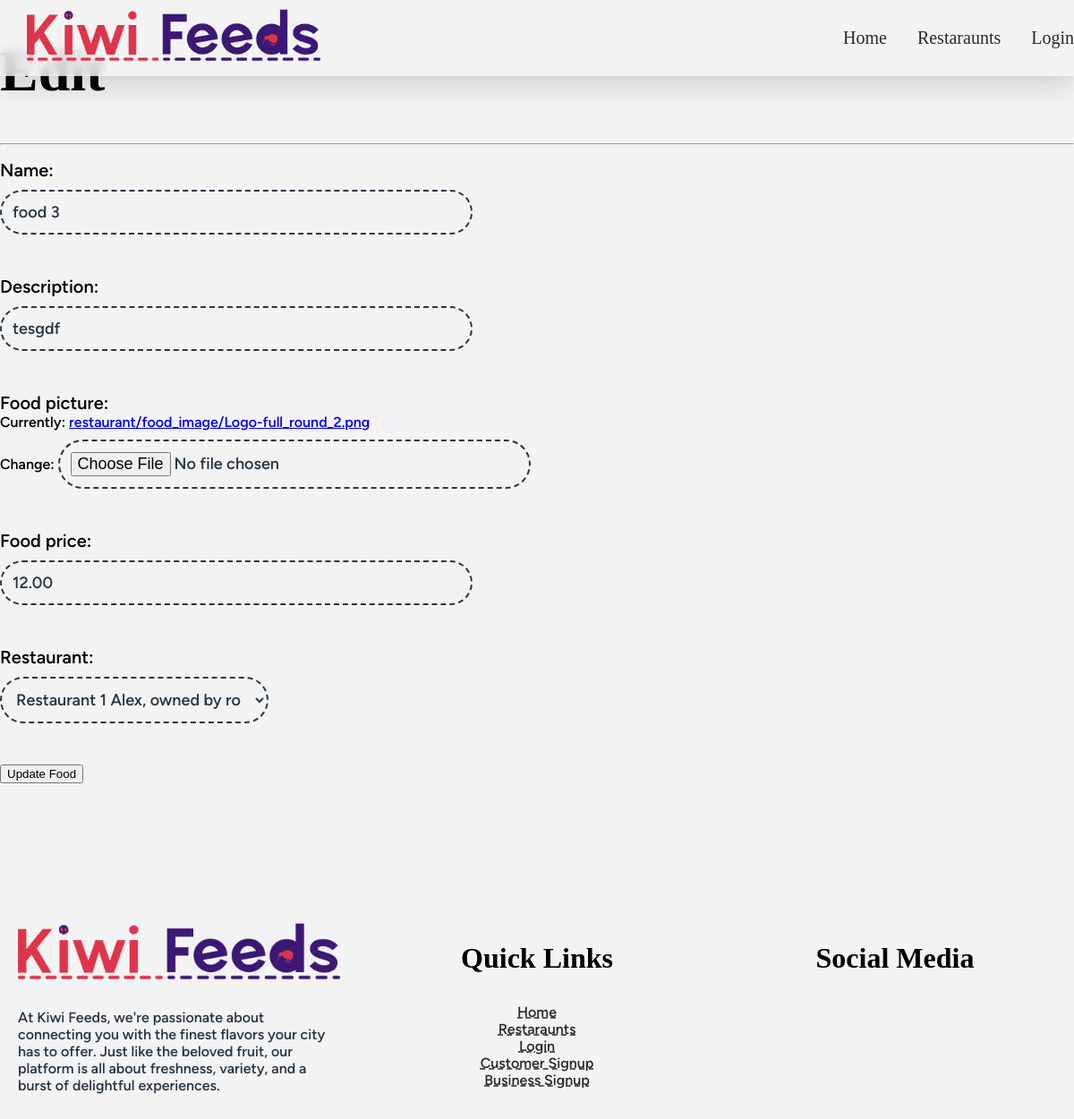
/food/3/edit-food/, run on an earlier commit of the app's database.
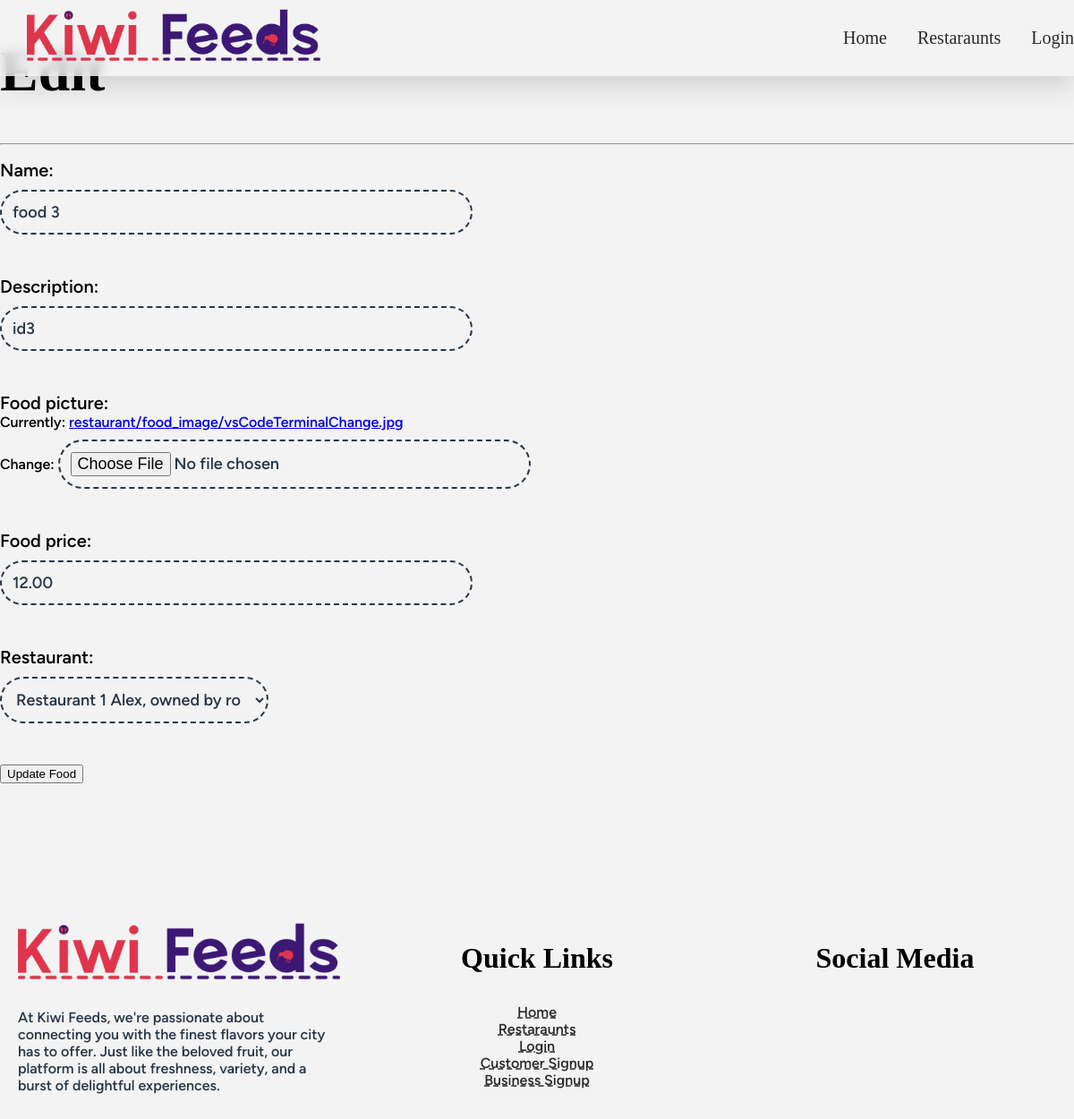
And on a later commit of the database.
### app_food/models.py (models this page shows, shortened)
class Food(models.Model):
    name = models.CharField(max_length=255)
    description = models.CharField(max_length=300)
    food_price = models.DecimalField(max_digits=5, decimal_places=2)
    restaurant = models.ForeignKey('app_restaurants.Restaurant', on_delete=models.PROTECT,related_name='food')
    food_picture = models.ImageField(
        upload_to=get_food_image_upload_path,
        height_field=None,
        width_field=None
    )

### app_food/views.py (the view, shortened to what this page needs)
# urls.py: path('<int:food_id>/edit-food/', FoodUpdateView.as_view(), name='edit-food'),
class FoodUpdateView(UpdateView):
    model = Food
    form_class = FoodForm
    template_name = 'app_food/edit_food.html'
    raise_exception = True
    def get_object(self, queryset=None):
        food_id = self.kwargs['food_id']
        return get_object_or_404(Food, pk=food_id)

### app_food/forms.py
class FoodForm(ModelForm):
     class Meta:
         model = Food
         fields = ['name', 'description', 'food_picture', 'food_price','restaurant']

### app_restaurants/models.py (called while the page is built)
    def __str__(self):
        return f'{self.restaurant_name}, owned by {self.restaurant_owner}'

### app_user/models.py (called while the page is built)
    def __str__(self):
        return f'{self.this_user.username} '

### templates/app_food/edit_food.html (shortened to what this page needs)
{% extends 'base/base.html' %}
{% block content %}
    <h1>Edit {{thisfood.name}}</h1>
    <hr>
    <form method="post" enctype="multipart/form-data">
        {{ form.as_p }}
        <button type="submit">Update Food</button>
    </form>
{% endblock %}

What changed in the data, as far as the page shows it:
changed Food "food 3": description "tesgdf" → "id3"
Also different on the page:
text no longer shown: "Name: Description: Food picture: Currently: restaurant/food_image/Logo-full_round_2.png Change: Food price: Restaurant:"
text now shown: "Name: Description: Food picture: Currently: restaurant/food_image/vsCodeTerminalChange.jpg Change: Food price: Restaurant:"
